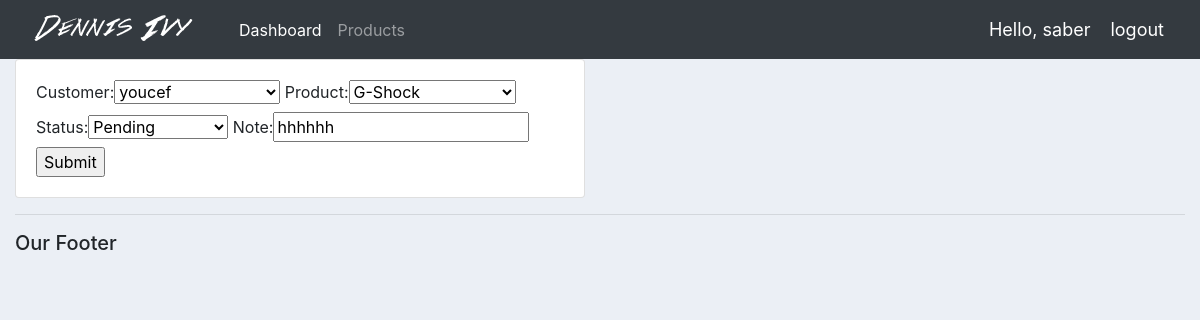
The page /update_order/1 (signed in) on the database its author committed.
### accounts/models.py (models this page shows, shortened)
class Order(models.Model):
    STATUS = (
        ('Pending', 'Pending'),
        ('Out for delivery', 'Out for delivery'),
        ('Delivered', 'Delivered'),
    )
    customer = models.ForeignKey(Customer, null=True, on_delete=models.SET_NULL)
    product = models.ForeignKey(Product, null=True, on_delete=models.SET_NULL)
    date_created = models.DateTimeField(auto_now_add=True, null=True)
    status = models.CharField(max_length=200, null=True, choices=STATUS)
    note = models.CharField(max_length=1000, null=True)

### accounts/views.py (the view)
# urls.py: path('update_order/<str:pk>', views.updateOrder, name='update_order'),
@login_required(login_url='login')
def updateOrder(request, pk):
    order = Order.objects.get(id=pk)
    form = OrderForm(instance=order)
    if request.method == 'POST':
        form = OrderForm(request.POST, instance=order)
        if form.is_valid():
            form.save()
            return redirect('/')
    context = {
        'form': form
    }
    return render(request, 'accounts/update_order.html', context)

### accounts/forms.py
class OrderForm(ModelForm):
    class Meta:
        model = Order
        fields = '__all__'

### accounts/models.py (called while the page is built)
    def __str__(self):
        return self.name

    def __str__(self):
        return self.name

### accounts/templates/accounts/update_order.html (shortened to what this page needs)
{% extends 'accounts/main.html' %}
{% load static %}
{% block content %}
<div class="row">
	<div class="col-md-6">
		<div class="card card-body">
			<form action="" method="POST">
				{{form}}
				<input type="submit" name="Submit">
			</form>
		</div>
	</div>
</div>
{% endblock %}

### accounts/templates/accounts/navbar.html (shortened to what this page needs)
{% load static %}
<nav class="navbar navbar-expand-lg navbar-dark bg-dark">
  <img src="{% static 'images/logo.png' %}" alt="logo">
  <div class="collapse navbar-collapse" id="navbarNav">
    <ul class="navbar-nav">
      <li class="nav-item active">
        <a class="nav-link" href="{% url 'home' %}">Dashboard <span class="sr-only">(current)</span></a>
      </li>
      <li class="nav-item">
    <a class="nav-link" href="{% url 'products' %}">Products</a>
      </li>
    </ul>
  </div>
  <span class="hello-msg">Hello, {{request.user}} </span>
  <span><a class="hello-msg" href="{% url 'logout' %}">logout</a></span>
</nav>

### static/css/main.css (style rules this page uses)
body { background-color: #ebeff5; }

### accounts/templates/accounts/navbar.html (style rules this page uses)
.hello-msg { font-size: 18px; color: #fff; margin-right: 20px; }

### rows shown on the page
Order: customer "youcef", product "G-Shock", status "Pending", note "hhhhhh"

### other values the page prints
{{ request.user }} "saber"
